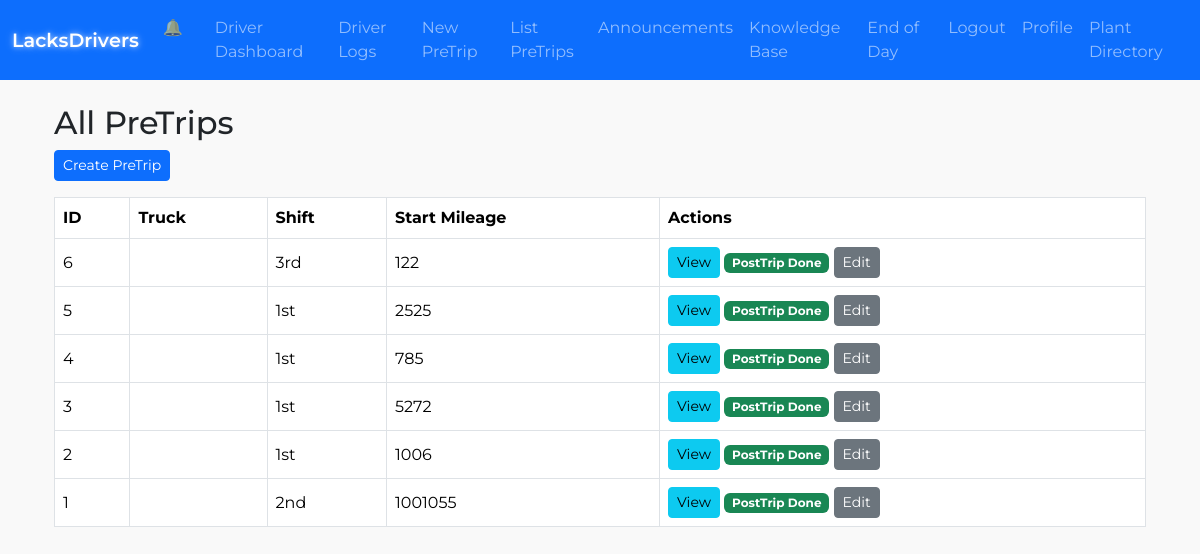
/list_pretrips (signed in), run on an earlier commit of the app's database.
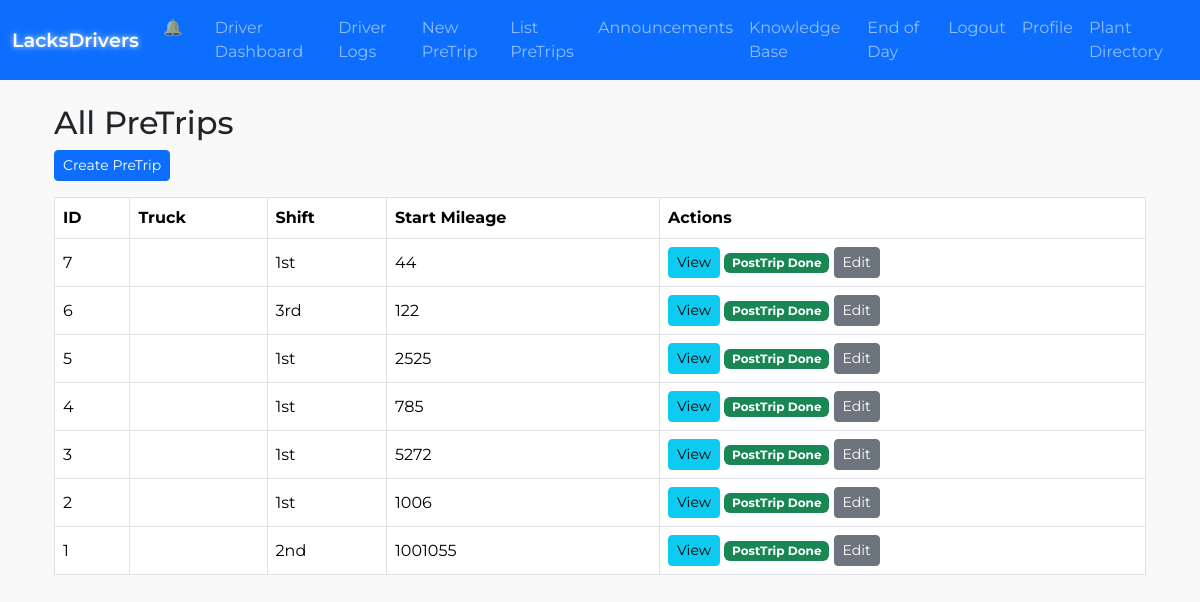
And on a later commit of the database.
### lacksdrivers.py (models this page shows)
class PreTrip(db.Model):
    __tablename__ = "pretrip"
    id = db.Column(db.Integer, primary_key=True)
    user_id = db.Column(db.Integer, db.ForeignKey("user.id"), nullable=False)
    truck_number = db.Column(db.String(50))
    trailer_number = db.Column(db.String(50))
    pretrip_date = db.Column(db.Date, default=date.today)
    shift = db.Column(db.String(10))
    start_mileage = db.Column(db.Integer)
    truck_type = db.Column(db.String(20))
    oil_system_status = db.Column(db.String(20))
    tires_ok = db.Column(db.Boolean, default=False)
    tires_status = db.Column(db.String(50))
    cab_doors_windows = db.Column(db.Boolean, default=False)
    body_doors = db.Column(db.Boolean, default=False)
    oil_leak = db.Column(db.Boolean, default=False)
    grease_leak = db.Column(db.Boolean, default=False)
    coolant_leak = db.Column(db.Boolean, default=False)
    fuel_leak = db.Column(db.Boolean, default=False)
    gc_no_defects = db.Column(db.Boolean, default=False)
    gauges_warning = db.Column(db.Boolean, default=False)
    wipers = db.Column(db.Boolean, default=False)
    horn = db.Column(db.Boolean, default=False)
    heater_defroster = db.Column(db.Boolean, default=False)
    mirrors = db.Column(db.Boolean, default=False)
    seat_belts_steering = db.Column(db.Boolean, default=False)
    clutch = db.Column(db.Boolean, default=False)
    service_brakes = db.Column(db.Boolean, default=False)
    parking_brake = db.Column(db.Boolean, default=False)
    emergency_brakes = db.Column(db.Boolean, default=False)
    triangles = db.Column(db.Boolean, default=False)
    fire_extinguisher = db.Column(db.Boolean, default=False)
    safety_equipment = db.Column(db.Boolean, default=False)
    incab_no_defects = db.Column(db.Boolean, default=False)
    oil_level = db.Column(db.Boolean, default=False)
    coolant_level = db.Column(db.Boolean, default=False)
    belts = db.Column(db.Boolean, default=False)
    hoses = db.Column(db.Boolean, default=False)
    ec_no_defects = db.Column(db.Boolean, default=False)
    lights_working = db.Column(db.Boolean, default=False)
    reflectors = db.Column(db.Boolean, default=False)
    suspension = db.Column(db.Boolean, default=False)
    tires = db.Column(db.Boolean, default=False)
    wheels_rims = db.Column(db.Boolean, default=False)
    battery = db.Column(db.Boolean, default=False)
    exhaust = db.Column(db.Boolean, default=False)
    brakes = db.Column(db.Boolean, default=False)
    air_lines = db.Column(db.Boolean, default=False)
    light_line = db.Column(db.Boolean, default=False)
    fifth_wheel = db.Column(db.Boolean, default=False)
    coupling = db.Column(db.Boolean, default=False)
    tie_downs = db.Column(db.Boolean, default=False)
    rear_end_protection = db.Column(db.Boolean, default=False)
    exterior_no_defects = db.Column(db.Boolean, default=False)
    towed_bodydoors = db.Column(db.Boolean, default=False)
    towed_tiedowns = db.Column(db.Boolean, default=False)
    towed_lights = db.Column(db.Boolean, default=False)
    towed_reflectors = db.Column(db.Boolean, default=False)
    towed_suspension = db.Column(db.Boolean, default=False)
    towed_tires = db.Column(db.Boolean, default=False)
    towed_wheels = db.Column(db.Boolean, default=False)
    towed_brakes = db.Column(db.Boolean, default=False)
    towed_landing_gear = db.Column(db.Boolean, default=False)
    towed_kingpin = db.Column(db.Boolean, default=False)
    towed_fifthwheel = db.Column(db.Boolean, default=False)
    towed_othercoupling = db.Column(db.Boolean, default=False)
    towed_rearend = db.Column(db.Boolean, default=False)
    towed_no_defects = db.Column(db.Boolean, default=False)
    damage_report = db.Column(db.Text)
    created_at = db.Column(db.DateTime, default=datetime.utcnow)
    updated_at = db.Column(db.DateTime, onupdate=datetime.utcnow)
    posttrip = db.relationship("PostTrip", uselist=False, backref="pretrip")

### lacksdrivers.py (the view)
@app.route("/list_pretrips")
@login_required
def list_pretrips():
    if current_user.role == "management":
        pretrips = PreTrip.query.order_by(PreTrip.created_at.desc()).all()
    else:
        pretrips = PreTrip.query.filter_by(user_id=current_user.id)\
                                .order_by(PreTrip.created_at.desc()).all()
    return render_template("list_pretrips.html", pretrips=pretrips)

### lacksdrivers.py (called while the page is built)
@app.context_processor
def inject_plant_addresses():
    return dict(PLANT_ADDRESSES=PLANT_ADDRESSES)

@login_manager.user_loader
def load_user(user_id):
    return User.query.get(int(user_id))

### templates/list_pretrips.html
{% extends "base.html" %}
{% block content %}
<div class="container">
  <h2 class="mt-3">All PreTrips</h2>
  <a href="{{ url_for('new_pretrip') }}" class="btn btn-sm btn-primary mb-3">
    Create PreTrip
  </a>
  {% if pretrips %}
    <table class="table table-bordered">
      <thead>
        <tr>
          <th>ID</th>
          <th>Truck</th>
          <th>Shift</th>
          <th>Start Mileage</th>
          <th>Actions</th>
        </tr>
      </thead>
      <tbody>
        {% for pt in pretrips %}
        <tr>
          <td>{{ pt.id }}</td>
          <td>{{ pt.truck_name }}</td>
          <td>{{ pt.shift }}</td>
          <td>{{ pt.start_mileage or "N/A" }}</td>
          <td>
            <a href="{{ url_for('view_pretrip', pretrip_id=pt.id) }}" class="btn btn-sm btn-info">View</a>
            {% if pt.posttrip %}
              <span class="badge bg-success">PostTrip Done</span>
            {% else %}
              <a href="{{ url_for('do_posttrip', pretrip_id=pt.id) }}" class="btn btn-sm btn-warning">
                Complete PostTrip
              </a>
            {% endif %}
            {% if current_user.role == 'management' or pt.user_id == current_user.id %}
              <a href="{{ url_for('edit_pretrip_entry', pretrip_id=pt.id) }}" class="btn btn-sm btn-secondary">
                Edit
              </a>
            {% endif %}
          </td>
        </tr>
        {% endfor %}
      </tbody>
    </table>
  {% else %}
    <p>No PreTrip records.</p>
  {% endif %}
</div>
{% endblock %}

### templates/base.html (shortened to what this page needs)
<!DOCTYPE html>
<html lang="en">
<head>
  <link rel="stylesheet" href="{{ url_for('static', filename='style.css') }}">
  <link
    rel="stylesheet"
    href="https://cdn.jsdelivr.net/npm/bootstrap@5.3.1/dist/css/bootstrap.min.css"
  >
</head>
<body>
  <div id="pageContent">
    <nav class="navbar navbar-expand-md navbar-dark bg-primary py-2">
      <div class="container-fluid">
        {% if current_user.role == "management" %}
          <a class="navbar-brand glow-text openOverlayLink"
             data-url="{{ url_for('manager_bp.manager_dashboard') }}"
             href="#"
          >
            LacksDrivers (Manager)
          </a>
        {% else %}
          <a class="navbar-brand glow-text openOverlayLink"
             data-url="{{ url_for('dashboard') }}"
             href="#"
          >
          </a>
        {% endif %}
        <div class="collapse navbar-collapse" id="mainNavbar">
          <ul class="navbar-nav ms-auto">
            {% if current_user.role == "management" %}
              <li class="nav-item">
                <a class="nav-link openOverlayLink"
                   data-url="{{ url_for('manager_bp.manager_dashboard') }}"
                   href="#"
                >Manager Dashboard</a>
              </li>
              <li class="nav-item">
                <a class="nav-link openOverlayLink"
                   data-url="{{ url_for('logout') }}"
                   href="#"
                >Logout</a>
              </li>
            {% else %}
              <li class="nav-item d-none d-md-block me-3">
                <a class="nav-link openOverlayLink"
                   data-url="{{ url_for('recent_activity') }}"
                   href="#"
                >&#128276;</a>
              </li>
              <li class="nav-item">
                <a class="nav-link openOverlayLink"
                   data-url="{{ url_for('dashboard') }}"
                   href="#"
                >Driver Dashboard</a>
              </li>
              <li class="nav-item">
                <a class="nav-link openOverlayLink"
                   data-url="{{ url_for('driver_logs') }}"
                   href="#"
                >Driver Logs</a>
              </li>
              <li class="nav-item">
                <a class="nav-link openOverlayLink"
                   data-url="{{ url_for('new_pretrip') }}"
                   href="#"
                >New PreTrip</a>
              </li>
              <li class="nav-item">
                <a class="nav-link openOverlayLink"
                   data-url="{{ url_for('list_pretrips') }}"
                   href="#"
                >List PreTrips</a>
              </li>
              <li class="nav-item">
                <a class="nav-link openOverlayLink"
                   data-url="{{ url_for('announcements') }}"
                   href="#"
                >Announcements</a>
              </li>
              <li class="nav-item">
                <a class="nav-link openOverlayLink"
                   data-url="{{ url_for('knowledge_base') }}"
                   href="#"
                >Knowledge Base</a>
              </li>
              <li class="nav-item">
                <a class="nav-link openOverlayLink"
                   data-url="{{ url_for('end_of_day_summary') }}"
                   href="#"
                >End of Day</a>
              </li>
              <li class="nav-item">
                <a class="nav-link openOverlayLink"
                   data-url="{{ url_for('logout') }}"
                   href="#"
                >Logout</a>
              </li>
              <li class="nav-item">
                <a class="nav-link openOverlayLink"
                   data-url="{{ url_for('profile') }}"
                   href="#"
                >Profile</a>
              </li>
              <li class="nav-item">
                <a class="nav-link openOverlayLink"
                   data-url="{{ url_for('plant_directory') }}"
                   href="#"
                >Plant Directory</a>
              </li>
            {% endif %}
          </ul>
        </div>
      </div>
    </nav>
    <div class="container mt-4 fade-in">
      {% block content %}{% endblock %}
    </div>
  </div>
</body>
</html>

### static/css/images/style.css (style rules this page uses)
:root { --bs-primary: #1F3A93; --bs-secondary: #2ECC71; --bs-danger: #E74C3C; --bs-success: #27AE60; --bs-warning: #F39C12; --bs-info: #3498DB; --bs-light: #f8f9fa; --bs-dark: #2C3E50; }
table tr th, table tr td { vertical-align: middle; }

### templates/base.html (style rules this page uses)
body { font-family: 'Montserrat', sans-serif; background-color: #f9f9f9; margin: 0; padding: 0; }
.glow-text { font-weight: 700; color: #fff; position: relative; }
.navbar { transition: background-color 0.3s ease; }
.navbar-nav .nav-link { transition: color 0.2s ease; }
.fade-in { opacity: 0; animation: fadeInAnimation 0.6s forwards; }

What changed in the data, as far as the page shows it:
added PreTrip: id "7", shift "1st", start_mileage "44"
